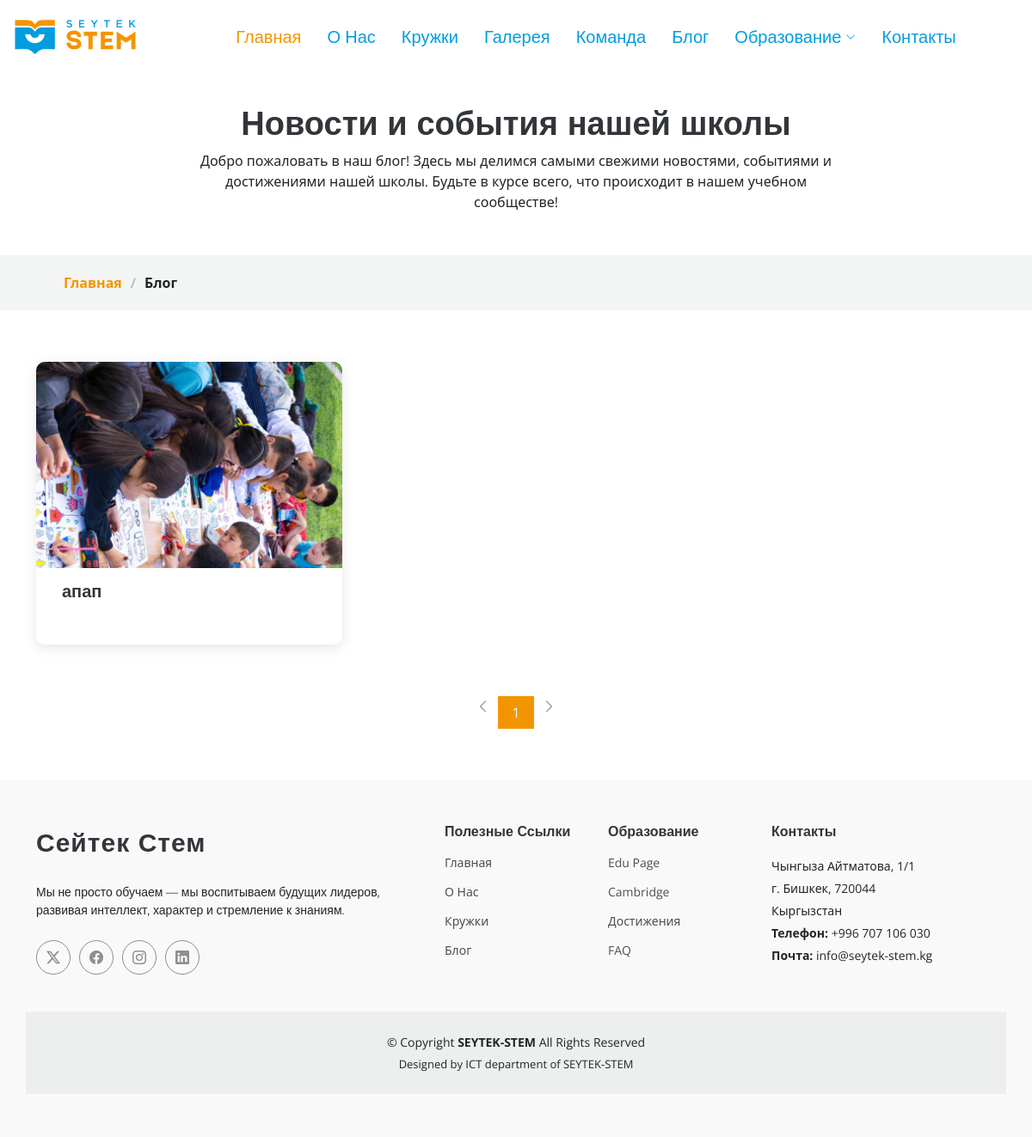
Page /achievements/ on the earlier database version.
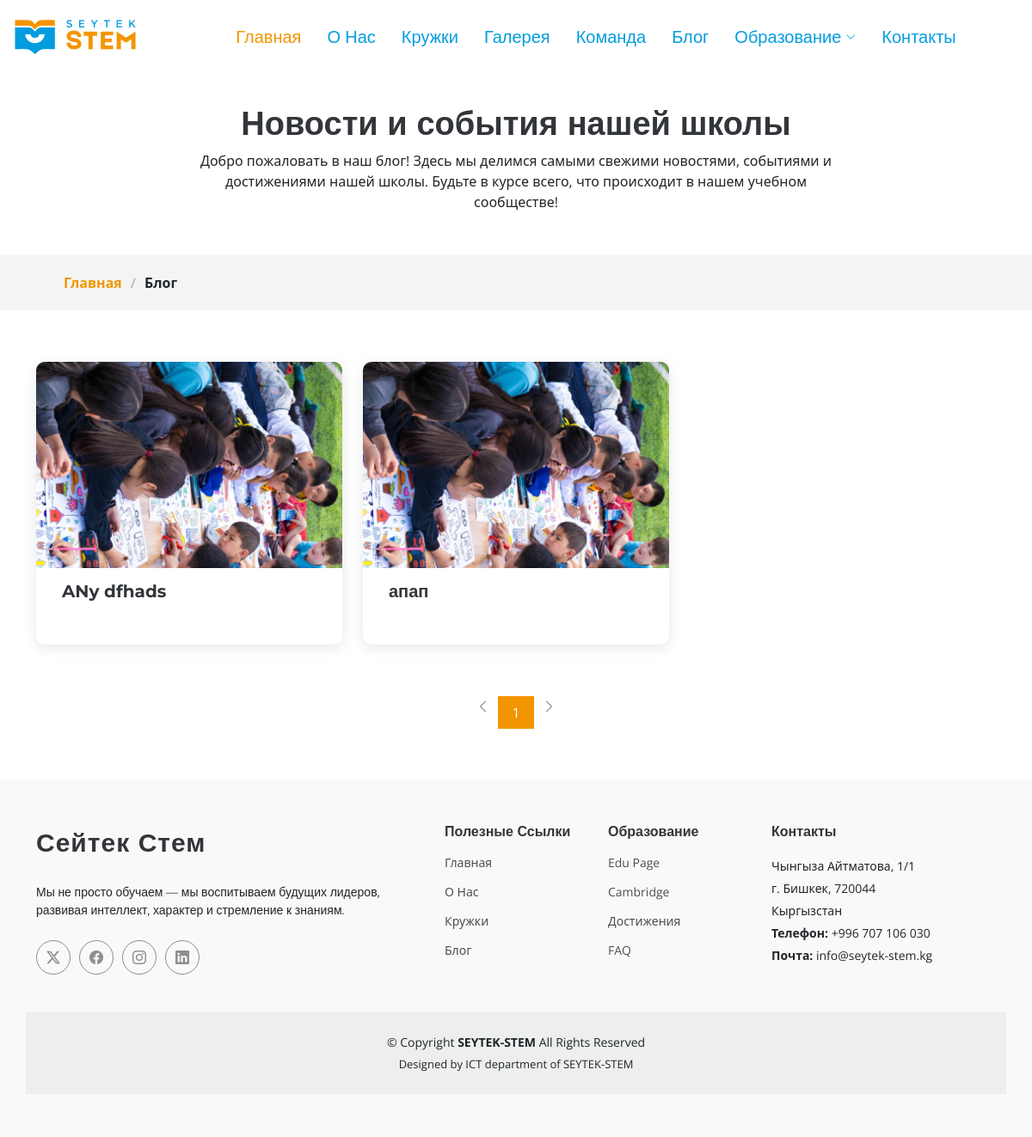
Same page on the later database version.
### app/models.py (models this page shows, shortened)
class BlogPost(models.Model):
    title = models.CharField(max_length=200)
    content = models.TextField()
    category = models.ForeignKey(BlogCategory, on_delete=models.SET_NULL, null=True, blank=True, related_name='posts')
    created_at = models.DateTimeField(default=timezone.now)
    updated_at = models.DateTimeField(auto_now=True)
    class Meta:
        verbose_name = "Новости"
        verbose_name_plural = "Новости"

### app/views.py (the view)
# urls.py: path("achievements/", achievements_index, name="achievements"),
def achievements_index(request):
    try:
        category = BlogCategory.objects.get(name='Достижения')
        all_posts = BlogPost.objects.filter(category=category).order_by('-created_at')
    except BlogCategory.DoesNotExist:
        all_posts = BlogPost.objects.none()  # Empty QuerySet
    paginator = Paginator(all_posts, 6)
    page_number = request.GET.get('page')
    page_obj = paginator.get_page(page_number)
    return render(request, 'achievements.html', {'page_obj': page_obj})

### app/templates/achievements.html
{% extends "base.html" %}
{% load static %}
{% block body %}
  <main class="main">
    <div class="page-title" data-aos="fade">
      <div class="heading">
        <div class="container">
          <div class="row d-flex justify-content-center text-center">
            <div class="col-lg-8">
              <h1>Новости и события нашей школы</h1>
              <p class="mb-0">Добро пожаловать в наш блог! Здесь мы делимся самыми свежими новостями, событиями и достижениями нашей школы. Будьте в курсе всего, что происходит в нашем учебном сообществе!</p>
            </div>
          </div>
        </div>
      </div>
      <nav class="breadcrumbs">
        <div class="container">
          <ol>
            <li><a href="{% url 'index' %}">Главная</a></li>
            <li class="current">Блог</li>
          </ol>
        </div>
      </nav>
    </div>
    <section id="blog-posts" class="blog-posts section">
      <div class="container">
  <div class="row gy-4">
    {% for post in page_obj %}
      <div class="col-lg-4">
        <article>
          <div class="post-img">
            {% with post.images.first as first_image %}
              {% if first_image %}
                <img src="{{ first_image.images.url }}" alt="{{ post.title }}" class="img-fluid">
              {% else %}
                <img src="{% static 'assets/img/kids.jpg' %}" alt="No image" class="img-fluid">
              {% endif %}
            {% endwith %}
          </div>
          <h2 class="title">
            <a href="{% url 'blog-details'  post.id %}">{{ post.title }}</a>
          </h2>
        </article>
      </div>
    {% endfor %}
  </div>
</div>
    </section>
    <section id="blog-pagination" class="blog-pagination section">
  <div class="container">
    <div class="d-flex justify-content-center">
      <ul class="pagination">
        {% if page_obj.has_previous %}
          <li>
            <a href="?page={{ page_obj.previous_page_number }}">
              <i class="bi bi-chevron-left"></i>
            </a>
          </li>
        {% else %}
          <li class="disabled"><span><i class="bi bi-chevron-left"></i></span></li>
        {% endif %}
        {% for num in page_obj.paginator.page_range %}
          {% if num == 1 or num == page_obj.paginator.num_pages or num >= page_obj.number|add:'-2' and num <= page_obj.number|add:'2' %}
            {% if page_obj.number == num %}
              <li><a href="#" class="active">{{ num }}</a></li>
            {% else %}
              <li><a href="?page={{ num }}">{{ num }}</a></li>
            {% endif %}
          {% elif num == page_obj.number|add:'-3' or num == page_obj.number|add:'3' %}
            <li><span>...</span></li>
          {% endif %}
        {% endfor %}
        {% if page_obj.has_next %}
          <li>
            <a href="?page={{ page_obj.next_page_number }}">
              <i class="bi bi-chevron-right"></i>
            </a>
          </li>
        {% else %}
          <li class="disabled"><span><i class="bi bi-chevron-right"></i></span></li>
        {% endif %}
      </ul>
    </div>
  </div>
</section>
  </main>
{% endblock body %}

Differences in the rows shown:
added BlogPost: title "ANy dfhads"
